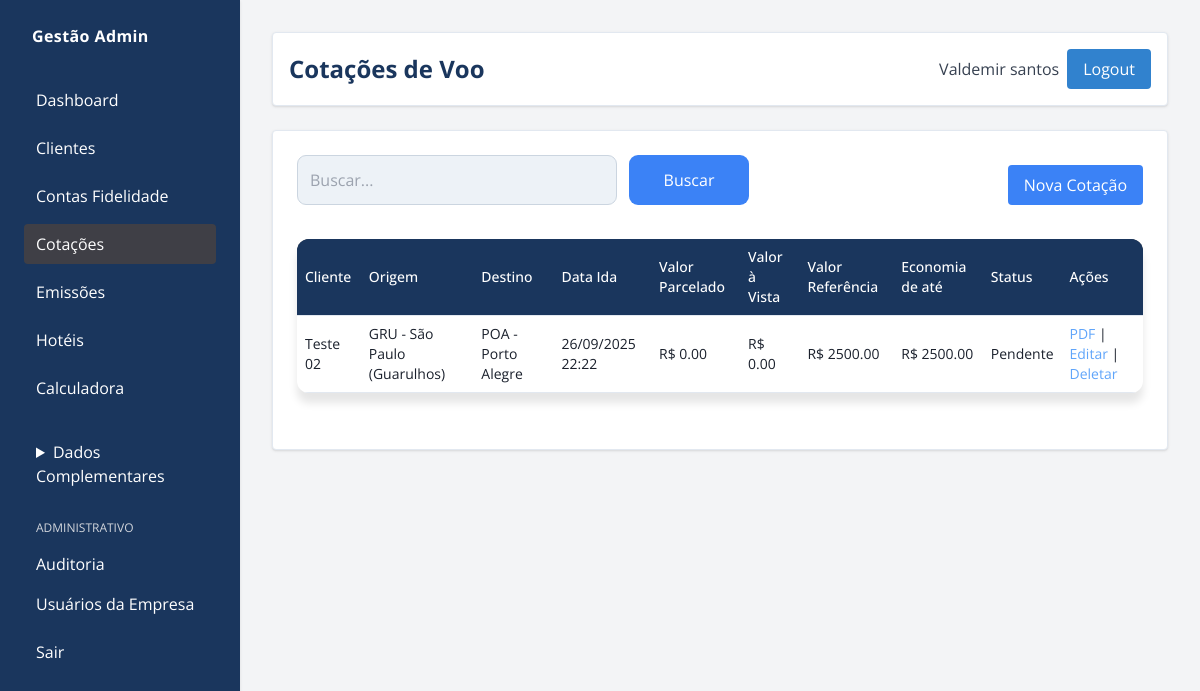
The app's page /adm/cotacoes-voo/ (signed in) with its own data.
### gestao/models/cotacao_voo.py (models this page shows, shortened)
class CotacaoVoo(models.Model):
    STATUS_CHOICES = (
        ("pendente", "Pendente"),
        ("aceita", "Aceita"),
        ("rejeitada", "Rejeitada"),
        ("emissao", "Emissão"),
    )
    cliente = models.ForeignKey(Cliente, on_delete=models.CASCADE)
    companhia_aerea = models.CharField(max_length=100, blank=True)
    origem = models.ForeignKey(
        Aeroporto,
        related_name="cotacoes_origem",
        on_delete=models.SET_NULL,
        null=True,
        blank=True,
    )
    destino = models.ForeignKey(
        Aeroporto,
        related_name="cotacoes_destino",
        on_delete=models.SET_NULL,
        null=True,
        blank=True,
    )
    data_ida = models.DateTimeField()
    data_volta = models.DateTimeField(null=True, blank=True)
    programa = models.ForeignKey(
        ProgramaFidelidade, on_delete=models.SET_NULL, null=True, blank=True
    )
    qtd_passageiros = models.PositiveIntegerField(default=1)
    classe = models.CharField(max_length=50, blank=True)
    observacoes = models.TextField(blank=True)
    valor_passagem = models.DecimalField(max_digits=10, decimal_places=2)
    taxas = models.DecimalField(max_digits=10, decimal_places=2, default=0)
    milhas = models.IntegerField(default=0)
    valor_milheiro = models.DecimalField(max_digits=10, decimal_places=2, default=0)
    parcelas = models.IntegerField(default=1)
    juros = models.DecimalField(max_digits=5, decimal_places=2, default=1.00)
    desconto = models.DecimalField(max_digits=5, decimal_places=2, default=1.00)
    valor_parcelado = models.DecimalField(max_digits=10, decimal_places=2, default=0)
    valor_vista = models.DecimalField(max_digits=10, decimal_places=2, default=0)
    validade = models.DateField(null=True, blank=True)
    status = models.CharField(max_length=20, choices=STATUS_CHOICES, default="pendente")
    economia = models.DecimalField(max_digits=10, decimal_places=2, default=0)
    emissao = models.OneToOneField(
        "EmissaoPassagem", on_delete=models.SET_NULL, null=True, blank=True
    )
    criado_em = models.DateTimeField(auto_now_add=True)

### gestao/models/cliente.py (models this page shows, shortened)
class Cliente(models.Model):
    usuario = models.OneToOneField(
        User, on_delete=models.CASCADE, related_name="cliente_gestao"
    )
    telefone = models.CharField(max_length=20, blank=True)
    data_nascimento = models.DateField(null=True, blank=True)
    cpf = models.CharField(max_length=14, default="000.000.000-00")
    PERFIS = (
        ("admin", "Administrador"),
        ("operador", "Operador"),
        ("cliente", "Cliente"),
    )
    perfil = models.CharField(max_length=10, choices=PERFIS, default="cliente")
    observacoes = models.TextField(blank=True)
    ativo = models.BooleanField(default=True)
    criado_por = models.ForeignKey(
        User, on_delete=models.CASCADE, related_name="usuarios_criados",
        null=True, blank=True
    )

### gestao/models/aeroporto.py (models this page shows)
class Aeroporto(models.Model):
    nome = models.CharField(max_length=200)
    sigla = models.CharField(max_length=10)
    cidade = models.CharField(max_length=200)
    estado = models.CharField(max_length=100)
    class Meta:
        ordering = ["sigla"]
    def __str__(self):
        return f"{self.sigla} - {self.nome}"

### gestao/views/cotacoes.py (the view, shortened to what this page needs)
@login_required
def admin_cotacoes_voo(request):
    if permission_denied := require_admin_or_operator(request):
        return permission_denied
    busca = request.GET.get("busca", "")
    cotacoes = CotacaoVoo.objects.all().select_related(
        "cliente__usuario", "origem", "destino"
    )
    return render(
        request,
        "admin_custom/cotacoes_voo.html",
        {"cotacoes": cotacoes, "busca": busca},
    )

### gestao/views/permissions.py (called while the page is built)
def require_admin_or_operator(request):
    if request.user.is_superuser:
        return None
    perfil = getattr(getattr(request.user, "cliente_gestao", None), "perfil", "")
    if perfil not in ["admin", "operador"]:
        return render(request, "sem_permissao.html")
    return None

### gestao/templates/admin_custom/cotacoes_voo.html (shortened to what this page needs)
{% extends "admin_custom/base_admin.html" %}
{% block header_title %}Cotações de Voo{% endblock %}
{% block menu_cotacoes_voo %}bg-zinc-700 text-white{% endblock %}
{% block content %}
<div class="flex justify-between items-center mb-6 flex-wrap gap-4">
    <form method="get" class="flex gap-3">
        <input type="text" name="busca" value="{{ busca }}" placeholder="Buscar..." class="bg-zinc-100 border border-zinc-300 rounded px-4 py-2 flex-1 min-w-[320px] max-w-[720px] h-[50px]"
 />
        <button type="submit" class="bg-blue-500 hover:bg-blue-600 text-white px-4 py-2 flex-1 min-w-[120px] max-w-[520px] h-[50px]">Buscar</button>
    </form>
    <a href="{% url 'admin_nova_cotacao_voo' %}" class="bg-blue-500 hover:bg-blue-600 text-white px-4 py-2 rounded ">Nova Cotação</a>
</div>
    <table class="min-w-full text-sm">
        <thead class="bg-zinc-700 text-zinc-200">
            <tr>
                <th class="p-2 text-left font-medium">Cliente</th>
                <th class="p-2 text-left font-medium">Origem</th>
                <th class="p-2 text-left font-medium">Destino</th>
                <th class="p-2 text-left font-medium">Data Ida</th>
                <th class="p-2 text-left font-medium">Valor Parcelado</th>
                <th class="p-2 text-left font-medium">Valor à Vista</th>
                <th class="p-2 text-left font-medium">Valor Referência</th>
                <th class="p-2 text-left font-medium">Economia de até</th>
                <th class="p-2 text-left font-medium">Status</th>
                <th class="p-2 text-left font-medium">Ações</th>
            </tr>
        </thead>
        <tbody>
            {% for c in cotacoes %}
            <tr class="border-b border-zinc-700">
                <td class="p-2">{{ c.cliente.usuario.get_full_name|default:c.cliente.usuario.username }}</td>
                <td class="p-2">{{ c.origem }}</td>
                <td class="p-2">{{ c.destino }}</td>
                <td class="p-2">{{ c.data_ida|date:"d/m/Y H:i" }}</td>
                <td class="p-2">R$ {{ c.valor_parcelado|floatformat:2 }}</td>
                <td class="p-2">R$ {{ c.valor_vista|floatformat:2 }}</td>
                <td class="p-2">R$ {{ c.valor_passagem|floatformat:2 }}</td>
                <td class="p-2">R$ {{ c.economia|floatformat:2 }}</td>
                <td class="p-2">{{ c.get_status_display }}</td>
                <td class="p-2">
                    <a href="{% url 'admin_cotacao_voo_pdf' c.id %}" class="text-blue-400">PDF</a> |
                    <a href="{% url 'admin_editar_cotacao_voo' c.id %}" class="text-blue-400">Editar</a> |
                    <a href="{% url 'admin_deletar_cotacao_voo' c.id %}" class="text-blue-400">Deletar</a>
                </td>
            </tr>
            {% empty %}
            <tr><td colspan="10" class="text-center text-red-400 py-4">Nenhuma cotação encontrada.</td></tr>
            {% endfor %}
        </tbody>
    </table>
{% endblock %}

### gestao/templates/admin_custom/base_admin.html (shortened to what this page needs)
{% load static %}
<!DOCTYPE html>
<html lang="pt-br">
<head>
    <script src="https://cdn.tailwindcss.com"></script>
    <link rel="stylesheet" href="{% static 'gestao/admin_custom.css' %}">
    <link rel="stylesheet" href="{% static 'gestao/css/painel.css' %}">
</head>
<body class="bg-gray-100 text-black flex" style="font-family: 'Open Sans', sans-serif;">
    <aside class="bg-[#1a365d] w-60 min-h-screen p-6 fixed shadow text-white">
        <div class="font-bold tracking-wide mb-8 pl-2">
            Gestão Admin
        </div>
        <nav class="flex flex-col space-y-2">
            {% if not request.user.is_superuser %}
                <a class="block px-3 py-2 rounded hover:bg-[#2c5282] {% block menu_dashboard %}{% endblock %}" href="{% url 'admin_dashboard' %}">Dashboard</a>
                <a class="block px-3 py-2 rounded hover:bg-[#2c5282] {% block menu_clientes %}{% endblock %}" href="{% url 'admin_clientes' %}">Clientes</a>
                <a class="block px-3 py-2 rounded hover:bg-[#2c5282] {% block menu_contas %}{% endblock %}" href="{% url 'admin_contas' %}">Contas Fidelidade</a>
                <a class="block px-3 py-2 rounded hover:bg-[#2c5282] {% block menu_cotacoes_voo %}{% endblock %}" href="{% url 'admin_cotacoes_voo' %}">Cotações</a>
                <a class="block px-3 py-2 rounded hover:bg-[#2c5282] {% block menu_emissoes %}{% endblock %}" href="{% url 'admin_emissoes' %}">Emissões</a>
                <a class="block px-3 py-2 rounded hover:bg-[#2c5282] {% block menu_hoteis %}{% endblock %}" href="{% url 'admin_hoteis' %}">Hotéis</a>
                <a class="block px-3 py-2 rounded hover:bg-[#2c5282] {% block menu_calculadora %}{% endblock %}" href="{% url 'admin_calculadora_cotacao' %}">Calculadora</a>
                <details class="pt-4 group" {% block dados_complementares_open %}{% endblock %}>
                    <summary class="px-3 py-2 rounded cursor-pointer hover:bg-[#2c5282] focus:outline-none">Dados Complementares</summary>
                </details>
            {% endif %}
            <div class="pt-4">
                <p class="px-3 text-gray-300 uppercase text-xs mb-2">Administrativo</p>
                <a class="block px-3 py-2 rounded hover:bg-[#2c5282] {% block menu_auditoria %}{% endblock %}" href="{% url 'admin_auditoria' %}">Auditoria</a>
                <a class="block px-3 py-2 rounded hover:bg-[#2c5282]" href="{% url 'user_list' %}">Usuários da Empresa</a>
            </div>
            <a class="block px-3 py-2 rounded hover:bg-[#2c5282]" href="{% url 'logout' %}">Sair</a>
        </nav>
    </aside>
    <main class="flex-1 ml-60 p-8">
        <header class="bg-white rounded p-4 mb-6 flex justify-between items-center shadow">
            <h1 class="text-2xl font-bold">{% block header_title %}Painel Administrativo{% endblock %}</h1>
            <div class="flex items-center space-x-2">
                <span class="text-gray-700">{{ request.user.get_full_name|default:request.user.username }}</span>
                <a href="{% url 'logout' %}" class="bg-[#3182ce] hover:bg-[#2c5282] text-white px-4 py-2 rounded">Logout</a>
            </div>
        </header>
        <section class="bg-white rounded shadow p-6">
            {% block content %}{% endblock %}
        </section>
    </main>
</body>
</html>

### gestao/static/admin_custom.css (style rules this page uses)
body { background-color: #f7fafc; color: #000000; font-family: 'Open Sans', sans-serif; }
main > header, main > section { background-color: #ffffff !important; border: 1px solid #e2e8f0 !important; }
table { width: 100%; border-collapse: collapse; background-color: #ffffff; }
th, td { padding: 10px; border-bottom: 1px solid #e2e8f0; }
th { background-color: #f7fafc; color: #000000; }
a { color: #3182ce; text-decoration: none; }
input, select, textarea { background-color: #ffffff; color: #000000; border: 1px solid #e2e8f0; border-radius: 0.375rem; padding: 0.5rem 0.75rem; }
button { background-color: #3182ce; color: #ffffff; border: none; padding: 0.5rem 1rem; border-radius: 0.375rem; font-weight: 500; cursor: pointer; }

### gestao/static/gestao/css/painel.css (style rules this page uses)
body { background: #f7fafc; color: #1a202c; font-family: 'Open Sans', sans-serif; }
h1, h2, .valor, .section-title { color: #1a365d; }
table { width: 100%; border-collapse: collapse; background: #ffffff; border-radius: 12px; overflow: hidden; margin-bottom: 32px; box-shadow: 0 10px 8px rgba(0, 0, 0, 0.1); }
th, td { padding: 10px; text-align: left; }
th { background: #1a365d; color: #ffffff; }
tr { border-bottom: 1px solid #e2e8f0; }
tr:last-child { border-bottom: none; }
td { color: #1a202c; }
input[type="text"], input[type="password"], select { width: 100%; padding: 12px; border: 1px solid #cbd5e0; border-radius: 9px; margin-bottom: 10px; background: #edf2f7; color: #1a202c; font-size: 1rem; }
input[type="submit"], button { width: 100%; background: #3182ce; color: #fff; border: none; border-radius: 9px; padding: 12px 0; font-size: 1.05rem; margin-top: 18px; cursor: pointer; font-weight: 600; transition: background .25s; }

### records on screen
CotacaoVoo: cliente.usuario.get_full_name "Teste 02", origem "GRU - São Paulo (Guarulhos)", destino "POA - Porto Alegre", data_ida "26/09/2025 22:22", valor_parcelado "0.00", valor_vista "0.00", valor_passagem "2500.00", economia "2500.00", status "Pendente"

### other values on screen
{{ request.user.get_full_name|default:request.user.username }} "Valdemir santos"
